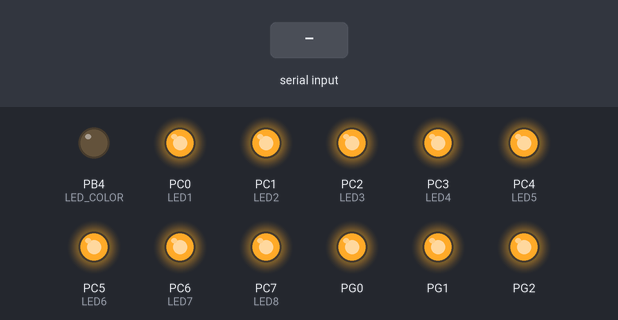
Bench run of a program on a simulated ATmega1281, built with avr-gcc and emulated at 16 MHz. On the bench: output pins drawn as LEDs (lit = HIGH). Inputs (shaded band) come from the test bench. What the program prints to the serial monitor is not drawn.

Above: at 1.2 s.
1.3 s: "1" received over Serial
Timing chart, 0 to 4.3 s (numbered marks = the images above; inputs shaded):
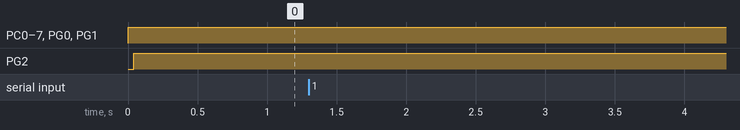

The program:

main.c
```c
/*
 * AsynchronousCommunication.c
 *
 * Created: 2024-12-02 오전 10:20:04
 * Author : tshoon
 */

#include <avr/io.h>
#include "board.h"
#include "uart.h"
#include <stdio.h>
#include "fnd.h"

#define CR 13
#define LF 10

//ISR(USART0_RX_vect) {
    //char received = UDR0;
    //
    //UDR0 = received;          // 수신 문자 에코백
    //
    //if(received == CR) {      // 엔터키면
        //UDR0 = LF;           // 바로 LF 전송
    //}
//}

ISR(USART0_RX_vect) {
	UDR0 = UDR0;
}

int main(void)
{
	uint8_t ch;

	fnd_init();
	uart_init();
	UCSR0B |= _BV(RXCIE0);    // 수신 완료 인터럽트 활성화
	sei();

	fdevopen(uart_putch, uart_getch);

	while (1)
    {
		//scanf("%c", &ch);
		//if(ch == 13){
			//uart_putch(CR);
			//uart_putch(LF);
			//uart_puts("UCSR0B: 0x");
			//printf("%X", UCSR0B);
			//uart_putch(CR);
			//uart_putch(LF);
		//}
		//else
			//uart_putch(ch);
    }
}
```

board.h
```c
/*
 * ----------------------------------------------------------------------------
 *          Header file for ATmega1281 board
 * ----------------------------------------------------------------------------
 */


#ifndef BOARD_H
#define BOARD_H

#define F_CPU               16000000L   // 16 MHz
#define FIRMWARE_VERSION    0x0001      // firmware version

#include <stdio.h>
#include <avr/io.h>
#include <avr/interrupt.h>
#include <util/delay.h>

// PORTA

// PORTB
#define LED_COLOR   PB4         // output: LED color control

// PORTC
#define LED1        PC0         // output: LED 1~8
#define LED2        PC1
#define LED3        PC2
#define LED4        PC3
#define LED5        PC4
#define LED6        PC5
#define LED7        PC6
#define LED8        PC7

// PORTD
#define SW3         PD3         // input: switch (internal pull-up resistor required)
#define SW4         PD4

// PORTE
#define SW2         PE7         // input: switch (internal pull-up resistor required)
#define SOUND_OUT   PE3

// PORTF

// MACRO functions

#endif
```

fnd.c
```c
#include "board.h"
#include "fnd.h"

/* ----------------------------------------------------------------------------
 * initialize port for FND/LED interface
 * -------------------------------------------------------------------------- */
inline static void fnd_port_init(void)
{
    // configure output
    DDRC = 0xff;            // PORTC[7..0]
    DDRG = 0x07;            // PORTG[2..0]
    DDRB |= _BV(LED_COLOR);
}

/* ----------------------------------------------------------------------------
 * select FND to access
 * arguments
 *  - fnd_num: FND number (2 ~ 0)
 * -------------------------------------------------------------------------- */
inline static void fnd_select(uint8_t fnd_num)
{
    PORTG = fnd_num;
}

/* ----------------------------------------------------------------------------
 * deselect selected FND
 * -------------------------------------------------------------------------- */
inline static void fnd_deselect(void)
{
    PORTG = 0x07;
}

/* ----------------------------------------------------------------------------
 * initialize FND/LED
 * -------------------------------------------------------------------------- */
void fnd_init(void)
{
    fnd_port_init();
    fnd_clear_all();
    led_write(0xff);
}

/* ----------------------------------------------------------------------------
 * write FND
 * arguments
 *  - fnd_num: FND number (2 ~ 0)
 *  - value: 1-byte data to write
 * -------------------------------------------------------------------------- */
void fnd_write(uint8_t fnd_num, uint8_t value)
{
    uint8_t sreg;

    sreg = SREG;            // save SREG
    cli();                  // disable interrupt to prevent shared-data problem

    fnd_select(fnd_num);
    PORTC = value;
    fnd_deselect();

    if(sreg&0x80)           // if global interrupt was enabled before executing cli()
        sei();              // enable interrupt
}


/* ----------------------------------------------------------------------------
 * clear FND
 * arguments
 *  - fnd_num: FND number (2 ~ 0)
 * -------------------------------------------------------------------------- */
inline void fnd_clear(uint8_t fnd_num)
{
    fnd_write(fnd_num, 0);
}

/* ----------------------------------------------------------------------------
 * clear all FNDs
 * -------------------------------------------------------------------------- */
void fnd_clear_all(void)
{
    fnd_write(0, 0);
    fnd_write(1, 0);
	fnd_write(2, 0);
}

/* ----------------------------------------------------------------------------
 * display a hexadecimal number on an FND
 * arguments
 *  - fnd_num: FND number (0 ~ 2)
 *  - num: hexadecimal number to display on FND (0 ~ 0xf)
 *  - dot_on: dot is turned on if 1, or turned off otherwise
 * -------------------------------------------------------------------------- */
void fnd_write_number(uint8_t fnd_num, uint8_t num, uint8_t dot_on)
{
    static uint8_t num_code[] = {0x3f, 0x06, 0x5b, 0x4f, 0x66, 0x6d, 0x7d, 0x27, 0x7f, 0x6f,
                                  0x77, 0x7c, 0x39, 0x5e, 0x79, 0x71};
    uint8_t value;

    value = num_code[num] | (dot_on<<7);
    fnd_write(fnd_num, value);
}

void fnd_write_numbers(uint16_t num){
    uint8_t dot_off = 0x00;
    uint8_t value_u4 = num  % 10;
	uint8_t value_u6 = (num / 10) % 10;
	uint8_t value_u8 = num / 100;

	if(num < 10){
		fnd_write_number(0, value_u4, dot_off);
		fnd_write(1, 0);
		fnd_write(2, 0);
	}
	else if(num < 100) {
		fnd_write_number(0, value_u4, dot_off);
		fnd_write_number(1, value_u6, dot_off);
		}
	else {
	    fnd_write_number(0, value_u4, dot_off);
	    fnd_write_number(1, value_u6, dot_off);
	    fnd_write_number(2, value_u8, dot_off);
	}
}

/* ----------------------------------------------------------------------------
 * write LED
 * arguments
 *  - value: 1-byte data to write
 * -------------------------------------------------------------------------- */
void led_write(uint8_t value)
{
    uint8_t sreg;

    sreg = SREG;            // save SREG
    cli();                  // disable interrupt to prevent shared-data problem

    fnd_select(3);
    PORTC = value;
    fnd_deselect();

    if(sreg&0x80)           // if global interrupt was enabled before executing cli()
        sei();              // enable interrupt
}
```

fnd.h
```c
/*
 * ----------------------------------------------------------------------------
 *          Header file for FND/LED interface functions
 * ----------------------------------------------------------------------------
 */

#ifndef FND_H
#define FND_H

// function prototypes
void fnd_init(void);
void fnd_write(uint8_t, uint8_t);
void fnd_clear(uint8_t);
void fnd_clear_all(void);
void fnd_write_number(uint8_t, uint8_t, uint8_t);
void fnd_write_numbers(uint16_t);
void led_write(uint8_t);
void ioport_init(void);
//void interrupt_init(void);
#endif
```

uart.c
```c
/*
 * uart.c
 *
 * Created: 2024-12-02 오후 3:35:06
 *  Author: tshoon
 */

#include "board.h"

void uart_init(void){
	#define BAUDRATE 115200L

	UBRR0 = F_CPU/(8.0*BAUDRATE) -1; // error : 2.1%
	UCSR0A = _BV(U2X0); // Double Speed Mode
	UCSR0B = _BV(RXEN0) | _BV(TXEN0);//  Rx, Tx enable
	UCSR0C = _BV(UCSZ01) | _BV(UCSZ00); // 8bit character size

}
int8_t uart_getch(void)
{
	while(!(UCSR0A & _BV(RXC0))); // if UDR0 is fulled, clear
	return UDR0;
}
void uart_putch(int8_t ch){
	while(!(UCSR0A & _BV(UDRE0))); // UDRE0
	UDR0 = ch;
}
void uart_puts(int8_t *str){
	while(*str != '\0')
	uart_putch(*str++);
}

void num2ascii(int8_t ch){
	int8_t tmp;

	tmp = (ch>>4) & 0x0f;
	if(tmp >= 0 && tmp <= 9)
		uart_putch(tmp + '0');
	else
		uart_putch(tmp + 'A' - 10);

	tmp = ch & 0x0f;
	if(tmp >= 0 && tmp <= 9)
		uart_putch(tmp + '0');
	else
		uart_putch(tmp + 'A' - 10);
}
```

uart.h
```c
/*
 * uart.h
 *
 * Created: 2024-12-02 오후 3:47:33
 *  Author: tshoon
 */


#ifndef UART_H_
#define UART_H_

void uart_init(void);
int8_t uart_getch(void);
void uart_putch(int8_t ch);
void uart_puts(int8_t* str);
void num2ascii(int8_t ch);


#endif /* UART_H_ */
```

Measured:
- after the input at 1.3 s, every drawn part: stays the same
